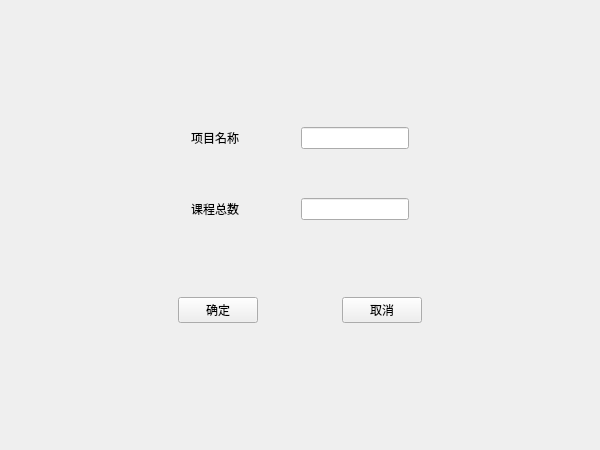
<?xml version="1.0" encoding="UTF-8"?>
<ui version="4.0">
 <class>Init_project</class>
 <widget class="QWidget" name="Init_project">
  <property name="geometry">
   <rect>
    <x>0</x>
    <y>0</y>
    <width>600</width>
    <height>450</height>
   </rect>
  </property>
  <property name="windowTitle">
   <string>Form</string>
  </property>
  <layout class="QVBoxLayout" name="verticalLayout">
   <item>
    <spacer name="verticalSpacer_10">
     <property name="orientation">
      <enum>Qt::Vertical</enum>
     </property>
     <property name="sizeHint" stdset="0">
      <size>
       <width>20</width>
       <height>44</height>
      </size>
     </property>
    </spacer>
   </item>
   <item>
    <spacer name="verticalSpacer_3">
     <property name="orientation">
      <enum>Qt::Vertical</enum>
     </property>
     <property name="sizeHint" stdset="0">
      <size>
       <width>20</width>
       <height>44</height>
      </size>
     </property>
    </spacer>
   </item>
   <item>
    <widget class="QWidget" name="widget" native="true">
     <layout class="QGridLayout" name="gridLayout_2">
      <item row="0" column="4">
       <spacer name="horizontalSpacer_20">
        <property name="orientation">
         <enum>Qt::Horizontal</enum>
        </property>
        <property name="sizeHint" stdset="0">
         <size>
          <width>40</width>
          <height>20</height>
         </size>
        </property>
       </spacer>
      </item>
      <item row="2" column="7">
       <spacer name="horizontalSpacer_22">
        <property name="orientation">
         <enum>Qt::Horizontal</enum>
        </property>
        <property name="sizeHint" stdset="0">
         <size>
          <width>40</width>
          <height>20</height>
         </size>
        </property>
       </spacer>
      </item>
      <item row="2" column="2">
       <spacer name="horizontalSpacer_23">
        <property name="orientation">
         <enum>Qt::Horizontal</enum>
        </property>
        <property name="sizeHint" stdset="0">
         <size>
          <width>40</width>
          <height>20</height>
         </size>
        </property>
       </spacer>
      </item>
      <item row="0" column="5">
       <widget class="QLineEdit" name="lineEdit_5"/>
      </item>
      <item row="2" column="6">
       <spacer name="horizontalSpacer_14">
        <property name="orientation">
         <enum>Qt::Horizontal</enum>
        </property>
        <property name="sizeHint" stdset="0">
         <size>
          <width>40</width>
          <height>20</height>
         </size>
        </property>
       </spacer>
      </item>
      <item row="2" column="1">
       <spacer name="horizontalSpacer_13">
        <property name="orientation">
         <enum>Qt::Horizontal</enum>
        </property>
        <property name="sizeHint" stdset="0">
         <size>
          <width>40</width>
          <height>20</height>
         </size>
        </property>
       </spacer>
      </item>
      <item row="2" column="8">
       <spacer name="horizontalSpacer_24">
        <property name="orientation">
         <enum>Qt::Horizontal</enum>
        </property>
        <property name="sizeHint" stdset="0">
         <size>
          <width>40</width>
          <height>20</height>
         </size>
        </property>
       </spacer>
      </item>
      <item row="2" column="0">
       <spacer name="horizontalSpacer_21">
        <property name="orientation">
         <enum>Qt::Horizontal</enum>
        </property>
        <property name="sizeHint" stdset="0">
         <size>
          <width>40</width>
          <height>20</height>
         </size>
        </property>
       </spacer>
      </item>
      <item row="0" column="3">
       <widget class="QLabel" name="label_6">
        <property name="text">
         <string>项目名称</string>
        </property>
       </widget>
      </item>
      <item row="2" column="3">
       <widget class="QLabel" name="label_7">
        <property name="text">
         <string>课程总数</string>
        </property>
       </widget>
      </item>
      <item row="2" column="4">
       <spacer name="horizontalSpacer_25">
        <property name="orientation">
         <enum>Qt::Horizontal</enum>
        </property>
        <property name="sizeHint" stdset="0">
         <size>
          <width>40</width>
          <height>20</height>
         </size>
        </property>
       </spacer>
      </item>
      <item row="2" column="5">
       <widget class="QLineEdit" name="lineEdit_6"/>
      </item>
      <item row="1" column="5">
       <spacer name="verticalSpacer_8">
        <property name="orientation">
         <enum>Qt::Vertical</enum>
        </property>
        <property name="sizeHint" stdset="0">
         <size>
          <width>20</width>
          <height>43</height>
         </size>
        </property>
       </spacer>
      </item>
     </layout>
    </widget>
   </item>
   <item>
    <spacer name="verticalSpacer_4">
     <property name="orientation">
      <enum>Qt::Vertical</enum>
     </property>
     <property name="sizeHint" stdset="0">
      <size>
       <width>20</width>
       <height>44</height>
      </size>
     </property>
    </spacer>
   </item>
   <item>
    <widget class="QWidget" name="widget_2" native="true">
     <layout class="QHBoxLayout" name="horizontalLayout_2">
      <item>
       <spacer name="horizontalSpacer_8">
        <property name="orientation">
         <enum>Qt::Horizontal</enum>
        </property>
        <property name="sizeHint" stdset="0">
         <size>
          <width>40</width>
          <height>20</height>
         </size>
        </property>
       </spacer>
      </item>
      <item>
       <spacer name="horizontalSpacer_9">
        <property name="orientation">
         <enum>Qt::Horizontal</enum>
        </property>
        <property name="sizeHint" stdset="0">
         <size>
          <width>40</width>
          <height>20</height>
         </size>
        </property>
       </spacer>
      </item>
      <item>
       <widget class="QPushButton" name="pushButton_3">
        <property name="text">
         <string>确定</string>
        </property>
        <property name="autoDefault">
         <bool>true</bool>
        </property>
       </widget>
      </item>
      <item>
       <spacer name="horizontalSpacer_10">
        <property name="orientation">
         <enum>Qt::Horizontal</enum>
        </property>
        <property name="sizeHint" stdset="0">
         <size>
          <width>30</width>
          <height>20</height>
         </size>
        </property>
       </spacer>
      </item>
      <item>
       <widget class="QPushButton" name="pushButton_4">
        <property name="text">
         <string>取消</string>
        </property>
       </widget>
      </item>
      <item>
       <spacer name="horizontalSpacer_11">
        <property name="orientation">
         <enum>Qt::Horizontal</enum>
        </property>
        <property name="sizeHint" stdset="0">
         <size>
          <width>40</width>
          <height>20</height>
         </size>
        </property>
       </spacer>
      </item>
      <item>
       <spacer name="horizontalSpacer_12">
        <property name="orientation">
         <enum>Qt::Horizontal</enum>
        </property>
        <property name="sizeHint" stdset="0">
         <size>
          <width>40</width>
          <height>20</height>
         </size>
        </property>
       </spacer>
      </item>
     </layout>
    </widget>
   </item>
   <item>
    <spacer name="verticalSpacer_5">
     <property name="orientation">
      <enum>Qt::Vertical</enum>
     </property>
     <property name="sizeHint" stdset="0">
      <size>
       <width>20</width>
       <height>44</height>
      </size>
     </property>
    </spacer>
   </item>
   <item>
    <spacer name="verticalSpacer_6">
     <property name="orientation">
      <enum>Qt::Vertical</enum>
     </property>
     <property name="sizeHint" stdset="0">
      <size>
       <width>20</width>
       <height>44</height>
      </size>
     </property>
    </spacer>
   </item>
  </layout>
 </widget>
 <resources/>
 <connections/>
</ui>
